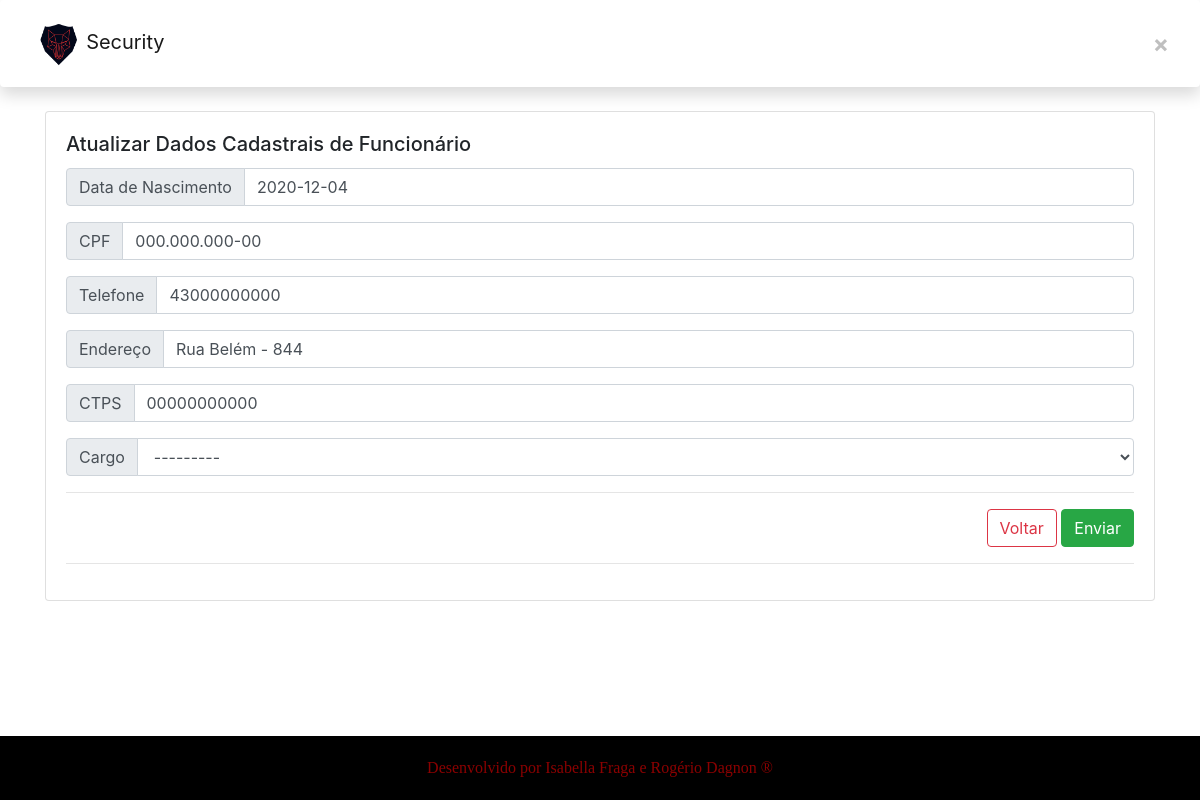
/app1/funcionario/1, run on the app's committed database.
### app1/models.py (models this page shows, shortened)
class Funcionario(models.Model):
    CARGO_CHOICES = [
        ["Técnico", "Técnico"],
        ["Vendedor", "Vendedor"],
        ["Gerente", "Gerente"]
    ]
    usuario = models.OneToOneField(User, on_delete=models.CASCADE, blank=False, null=True)
    CPF = models.CharField(max_length=14, blank=False, null=True)
    nascimento = models.DateField(blank=False, null=True)
    telefone = models.CharField(max_length=14, blank=False, null=True)
    endereco = models.CharField(max_length=150, blank=False, null=True)
    CTPS = models.CharField(max_length=11, blank=False, null=True)
    salario = models.DecimalField(max_digits=8, decimal_places=2, blank=False, null=True)
    admissao = models.DateField(auto_now=True, blank=False, null=True)
    cargo = models.CharField(max_length=8, blank=False, choices=CARGO_CHOICES, null=True)
    objetos = models.Manager()

### app1/views.py (the view)
# urls.py: path('funcionario/<pk>', FuncionarioUpdateView.as_view(), name="atualiza_funcionario"),
class FuncionarioUpdateView(UpdateView):
    template_name = "app3/funcionario/atualiza.html"
    model = Funcionario
    fields = '__all__'
    context_object_name = 'funcionario'
    success_url = reverse_lazy("app1:lista_funcionarios")

### app1/templates/app3/funcionario/atualiza.html (shortened to what this page needs)
{% extends "app3/_layouts/base.html" %}
{% load widget_tweaks %}
{% block conteudo %}
<div class="container mt-1 mb-5">
  <div class="row">
    <div class="col-lg-12 col-md-12 col-sm-12 col-xs-12">
      <div class="card">
        <div class="card-body">
          <h5 class="card-title">Atualizar Dados Cadastrais de Funcionário</h5>
          <form enctype="multipart/form-data" method="post">
                    <div class="input-group mb-3">
                         <div class="input-group-prepend">
                               <span class="input-group-text">Data de Nascimento</span>
                         </div>
                            {% render_field form.nascimento class+="form-control" %}
                    </div>
                    <div class="input-group mb-3">
                         <div class="input-group-prepend">
                               <span class="input-group-text">CPF</span>
                         </div>
                            {% render_field form.CPF class+="form-control" %}
                    </div>
                    <div class="input-group mb-3">
                         <div class="input-group-prepend">
                               <span class="input-group-text">Telefone</span>
                         </div>
                            {% render_field form.telefone class+="form-control" %}
                    </div>
                    <div class="input-group mb-3">
                         <div class="input-group-prepend">
                               <span class="input-group-text">Endereço</span>
                         </div>
                            {% render_field form.endereco class+="form-control" %}
                    </div>
                    <div class="input-group mb-3">
                         <div class="input-group-prepend">
                               <span class="input-group-text">CTPS</span>
                         </div>
                            {% render_field form.CTPS class+="form-control" %}
                    </div>
                    <div class="input-group mb-3">
                         <div class="input-group-prepend">
                               <span class="input-group-text">Cargo</span>
                         </div>
                            {% render_field form.cargo class+="form-control" %}
                    </div>
            <hr/>
            <div class="text-right">
              <a href="{% url 'app1:lista_funcionarios' %}" class="btn btn-outline-danger">Voltar</a>
              <button class="btn btn-success">Enviar</button>
            </div>
              <hr>
          </form>
        </div>
      </div>
    </div>
  </div>
</div>
{% endblock %}

### data on the page
Funcionario: nascimento "2020-12-04", CPF "000.000.000-00", telefone "43000000000", endereco "Rua Belém - 844", CTPS "00000000000", cargo "---------"
